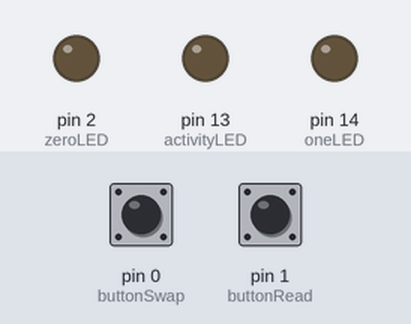
Bench run of a sketch on a simulated Arduino Uno, built with avr-gcc and run on an emulated ATmega328P. Shown: output pins drawn as LEDs (lit = HIGH). The inputs (shaded band) are chosen by the test bench; at power-on: pin 0 (buttonSwap) HIGH, pin 1 (buttonRead) HIGH. Random numbers use the default seed unless the sketch sets one.

Above: at 1.2 s.
1.3 s: pin 0 (buttonSwap) pulled LOW for 0.15 s
At 1.37 s:
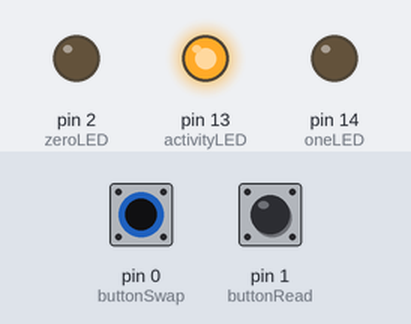
2.9 s: pin 1 (buttonRead) pulled LOW for 0.15 s
At 2.97 s:
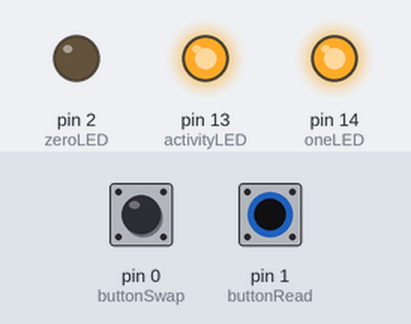
4.5 s: pin 1 (buttonRead) pulled LOW for 3.2 s
At 8.4 s:
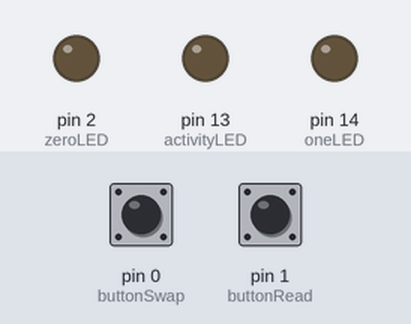
9.2 s: pin 0 (buttonSwap) pulled LOW for 3.2 s
At 9.6 s:
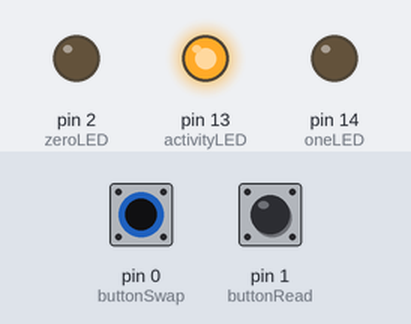
Timing chart, 0 to 13.9 s (numbered marks = the images above; inputs shaded):
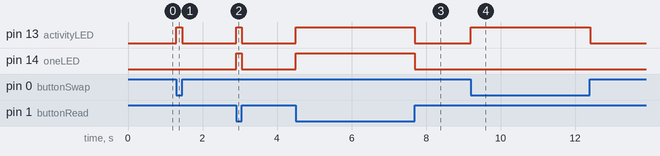

The sketch:

code.ino
```cpp
const int zeroLED = 2;
const int oneLED  = 14;
const int activityLED = 13;
//const int TickOut = 9;  //Output Pin for tick
//const int TickIn = 8;  //Input Pin for tick
const int buttonSwap = 0;
const int buttonRead = 1;
//const int buttonTick = 5;  //Button Pin for tick
//const int buttonError= 10;
//const bool debug= false;

// variables will change:
int internalState = 0;         // variable for reading the pushbutton status
int logicalState = 0;

int counter=0;


void WriteHigh(int Pin) {


}

void WriteLow(int Pin){

}
void read_down() {
    // turn LED on:
    //internalState=1;
    internalState=random(0,2);
    if (logicalState==1){
      digitalWrite(oneLED, HIGH);
    } else {
      digitalWrite(zeroLED, HIGH);
    }
}

void read_up() {
  digitalWrite(oneLED, LOW);
  digitalWrite(zeroLED, LOW);
  digitalWrite(activityLED, LOW);
}

/*
void error_down() {
  internalState = (internalState + 1) % 2;
}
void error_up() {
  // Do nothing
}
*/

void swap_down() {
    int dummy = internalState;
    internalState = logicalState;
    logicalState = dummy;
}
void swap_up() {
  // Do nothing
}

/*
void tick_up(){
  digitalWrite(TickOut,LOW);
}

void tick_down(){
  if(debug==true)Serial.println("tick_down");
  digitalWrite(TickOut,HIGH);
  int TickIn_state = LOW;
  while (digitalRead(buttonTick)==LOW){
    TickIn_state=digitalRead(TickIn);
    if (TickIn_state==LOW) delay(10);
    else {
      delay(100);
      digitalWrite(TickOut,logicalState==0 ? LOW : HIGH);
      if(debug==true){
        Serial.print("Sending ");
        Serial.println(logicalState==0 ? "LOW" : "HIGH");}
      delay(50);
      TickIn_state=digitalRead(TickIn);
      if(debug==true){
        Serial.print("Other Arduino:");
        Serial.println(TickIn_state == HIGH ? 1 : 0);}
      if (TickIn_state==HIGH) internalState=(internalState+1)%2;
      delay(50);
      break;
    }
  }
  if(debug==true)Serial.println("tick_down exit");
  digitalWrite(TickOut,LOW);
}
*/

void setup() {
  // initialize the LED pin as an output:
  pinMode(zeroLED, OUTPUT);
  pinMode(oneLED, OUTPUT);
  pinMode(activityLED, OUTPUT);
  //pinMode(TickOut,OUTPUT);
  //pinMode(TickIn, INPUT);
  // initialize the pushbutton pin as an input:
  pinMode(buttonSwap, INPUT_PULLUP);
  pinMode(buttonRead, INPUT_PULLUP);
  //pinMode(buttonError, INPUT_PULLUP);
  //pinMode(buttonTick, INPUT_PULLUP);
  //randomSeed(analogRead(0));
  //internalState = 0;
  logicalState = 1;
  internalState = random(0,2);
  //if (debug==true) Serial.begin(9600);
}

int old_read_state=LOW;
int old_swap_state=LOW;
//int old_error_state=LOW;
int old_tick_state=LOW;
void loop() {

  int read_state = digitalRead(buttonRead);
  int swap_state = digitalRead(buttonSwap);
  //int error_state = digitalRead(buttonError);
  //int tick_state = digitalRead(buttonTick);

  // Check if there is any change
  if (read_state == old_read_state && swap_state == old_swap_state /* && error_state == old_error_state */ /*&& tick_state ==old_tick_state*/) {
    delay(50);
    return;
  }

  // Set activity LED correctly
  if (read_state == HIGH && swap_state == HIGH /*  && error_state == HIGH */  /*&& tick_state==HIGH*/) digitalWrite(activityLED, LOW);
  else digitalWrite(activityLED, HIGH);

  if (read_state != old_read_state) {
    if (read_state == LOW) read_down();
    else read_up();
  }
  if (swap_state != old_swap_state) {
    if (swap_state == LOW) swap_down();
    else swap_up();
  }
  /*
  if (error_state != old_error_state) {
    if (error_state == LOW) error_down();
    else error_up();
  }
  */
/*
  if (tick_state != old_tick_state) {
    if (tick_state == LOW) tick_down();
    else tick_up();
  }
  */
  /*
  if(debug==true) {
    Serial.print(counter);
    Serial.print(". ");
    Serial.print("(");
    Serial.print(logicalState);
    Serial.print(",");
    Serial.print(internalState);
    Serial.println(")");
    counter++;
  }
  */
  // Delay a little bit to avoid bouncing
  delay(50);

  old_read_state = read_state;
  old_swap_state = swap_state;
  //old_error_state = error_state;
  //old_tick_state = tick_state;


}
```

Measured:
- after the input at 1.3 s, pin 13 (activityLED): LOW → HIGH at once, → LOW 0.15 s later
- after the input at 2.9 s, pin 13 (activityLED), pin 14 (oneLED): LOW → HIGH at once, → LOW 0.15 s later
- after the input at 4.5 s, pin 13 (activityLED), pin 14 (oneLED): LOW → HIGH at once, → LOW 3.2 s later
- after the input at 9.2 s, pin 13 (activityLED): LOW → HIGH at once, → LOW 3.2 s later
